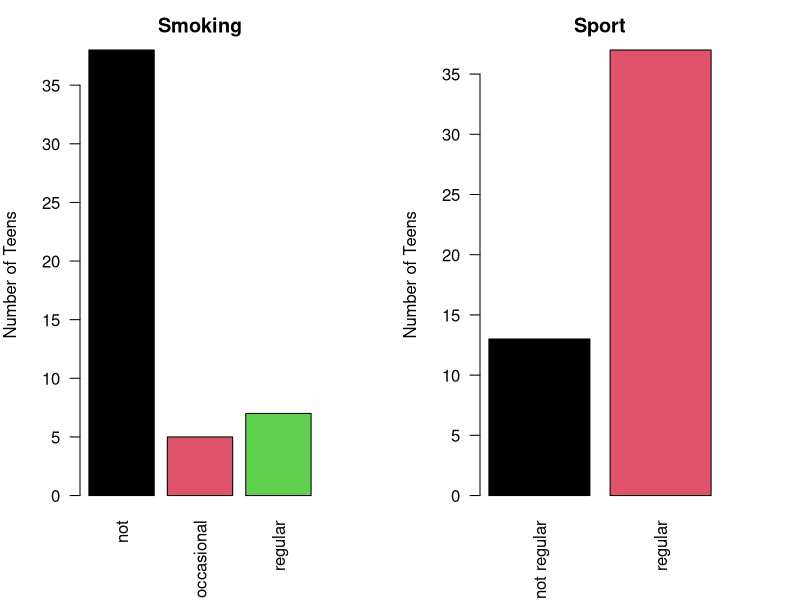

Reproduce this figure in R.
## ---- chunk 1
#set path 
  setwd("~/Documents/GitCodes/RProgramming")      
#read txt file as table 
   s50 <- read.table("3_s50_1995.txt", header = TRUE)
 
  
## ---- chunk 2

# factoring and labeling to make s50 more readable
  
s50$alcohol <-
  factor(
    s50$alcohol,
    ordered = TRUE,
    levels = 1:5,
    labels = c(
      "not",
      "once or twice a year",
      "once a month",
      "once a week",
      "more than once a week"
    )
  )
s50$drugs <-
  factor(
    s50$drugs,
    ordered = TRUE,
    levels = 1:4,
    labels = c("not", "tried once", "occasional", "regular")
  )
s50$smoke <-
  factor(
    s50$smoke,
    ordered = TRUE,
    levels = 1:3,
    labels = c("not", "occasional", "regular")
  )
s50$sport <-
  factor(
    s50$sport,
    ordered = TRUE,
    levels = 1:2,
    labels = c("not regular", "regular")
  )
## ---- chunk 3
#checking the structure of dataset 
str(s50)
## ---- chunk 4
#review data with labelled information
head(s50,10)
## ---- chunk 5
#Set figure margins:
  par(mfrow=c(1, 2),   #No of rows and cols in graphic area
  mar=c(5, 4, 2.5, 4)) # 4 sides margins
# Create first barplot:
  barplot(height=table(s50$smoke),    #create freq table and plot that
          ylab='Number of Teens',
          main='Smoking',
          col=1:3,                   #default colors for bars
          las=2)                     # labels, parallel to x axis
  
  # Create second plot:
  barplot(height=table(s50$sport),
          ylab='Number of Teens',
          main='Sport',
          col=1:3,
          las=2)
## ---- chunk 6
Psmoke = sum(table(s50$smoke)[c("occasional", "regular")])/nrow(s50)

## ---- chunk 7

smokeandpratice = sum(s50$sport=='regular' & s50$smoke!="not") / nrow(s50)

## ---- chunk 8
summary.s50survey <- function(obj)
  {
  names <- names(obj)                            #names of variables in survey
  list <- vector("list", length = length(names)) #empty list of same length as obj
  names(list) <- names                           #list now has same names as obj
  for(i in 1:length(list))
    {                               #loop creating proportions and adding to list
    list[[i]] <- table(obj[[i]])/length(obj[[i]])
     }
  return(list)                                  #output of summary function
  }

summary(s50)

## ---- chunk 9
# Assign the class 's50survey':
  class(s50) <- "s50survey"
# Write the summary method:
  summary.s50survey <- function(x){
    lapply(x, function(y) table(y, dnn = NULL) / length(y))
    }
# Test the method on the class instance:
  summary(s50)
## ---- chunk 10
Pdrugs = summary(s50)$drugs["not"]
## ---- chunk 11
#load new dataset for 1997 year
  s70 <- read.table("3_s50_1997.txt", header = TRUE)
## ---- chunk 12
# factoring and labeling to make s50 more readable
  
s70$alcohol <-
  factor(
    s70$alcohol,
    ordered = TRUE,
    levels = 1:5,
    labels = c(
      "not",
      "once or twice a year",
      "once a month",
      "once a week",
      "more than once a week"
    )
  )
s50$drugs <-
  factor(
    s50$drugs,
    ordered = TRUE,
    levels = 1:4,
    labels = c("not", "tried once", "occasional", "regular")
  )
s70$smoke <-
  factor(
    s70$smoke,
    ordered = TRUE,
    levels = 1:3,
    labels = c("not", "occasional", "regular")
  )
s70$sport <-
  factor(
    s70$sport,
    ordered = TRUE,
    levels = 1:2,
    labels = c("not regular", "regular")
  )
## ---- chunk 13
#check structure
str(s70)
## ---- chunk 14
# Assign the class 's50survey':
  class(s70) <- "s50survey"
# Write the summary method:
  summary.s70survey <- function(x){
    lapply(x, function(y) table(y, dnn = NULL) / length(y))
    }
# Test the method on the class instance:
  summary(s70)
## ---- chunk 15
# Finding the proportion in 1997:
summary(s70)$sport["regular"]

# And the proportion from 1995:
summary(s50)$sport["regular"]

